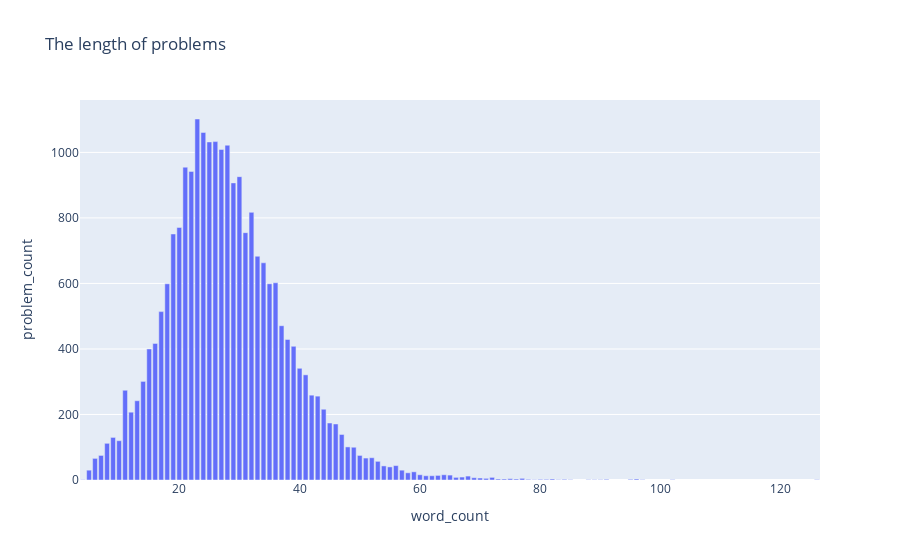

Notebook code cell kept with this figure:
### Markdown cell above
## The length of problems

### Code cell
cnt = data['word_count'].value_counts().reset_index()
cnt.columns = [ 'word_count' , 'problem_count']

fig = px.bar(
    cnt , x = 'word_count', y = 'problem_count' ,
    title = 'The length of problems'
)
fig.show()

### Figure 1 — Plotly figure (JSON) as saved in the notebook; plotly's stock layout.template omitted (floating-point values rounded to 4 significant figures)
{"data": [{"alignmentgroup": "True", "hovertemplate": "word_count=%{x}<br>problem_count=%{y}<extra></extra>", "legendgroup": "", "marker": {"color": "#636efa"}, "name": "", "offsetgroup": "", "orientation": "v", "showlegend": false, "textposition": "auto", "type": "bar", "x": [23, 24, 26, 25, 28, 27, 21, 22, 30, 29, 32, 20, 31, 19, 33, 34, 36, 35, 18, 17, 37, 38, 16, 39, 15, 40, 41, 14, 11, 42, 43, 13, 44, 12, 45, 46, 47, 9, 10, 8, 48, 49, 7, 50, 52, 51, 6, 53, 56, 54, 55, 5, 57, 59, 58, 64, 60, 65, 63, 62, 61, 68, 67, 66, 72, 69, 70, 77, 71, 75, 73, 74, 82, 76, 96, 80, 78, 95, 81, 84, 91, 83, 88, 97, 89, 126, 85, 90, 102, 79, 4], "xaxis": "x", "y": [1102, 1061, 1033, 1032, 1022, 1009, 955, 942, 926, 907, 817, 771, 755, 751, 683, 663, 602, 599, 599, 514, 471, 429, 417, 408, 400, 341, 321, 301, 274, 259, 256, 242, 216, 207, 174, 171, 139, 130, 120, 112, 101, 100, 75, 75, 68, 67, 66, 57, 44, 43, 40, 30, 30, 25, 22, 16, 16, 15, 14, 13, 13, 12, 9, 8, 8, 7, 6, 5, 5, 4, 3, 3, 3, 3, 3, 2, 2, 2, 2, 2, 2, 1, 1, 1, 1, 1, 1, 1, 1, 1, 1], "yaxis": "y"}], "layout": {"barmode": "relative", "legend": {"tracegroupgap": 0}, "title": {"text": "The length of problems"}, "xaxis": {"anchor": "y", "domain": [0, 1], "title": {"text": "word_count"}}, "yaxis": {"anchor": "x", "domain": [0, 1], "title": {"text": "problem_count"}}}}
